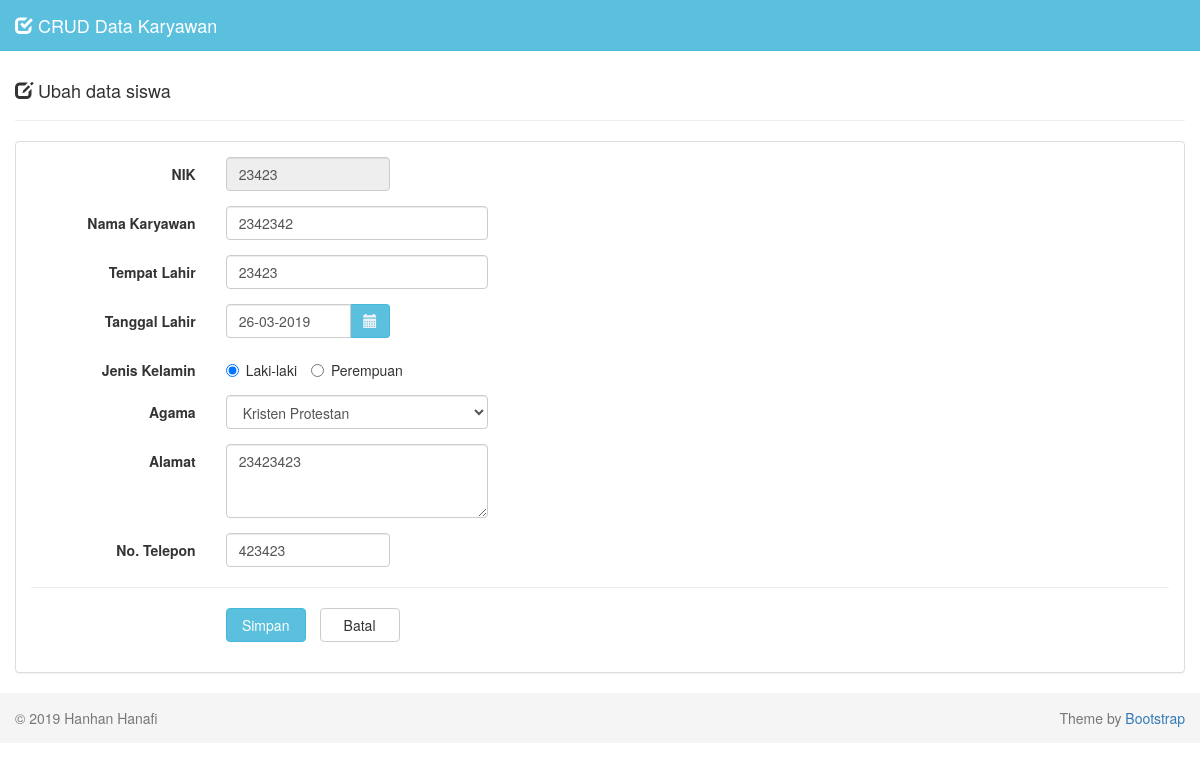
Screenshot of /?page=ubah&id=23423 with the database file from the repository.
### tables this page shows
CREATE TABLE `data_karyawan` (
  `nik` varchar(5) NOT NULL,
  `nama` varchar(30) NOT NULL,
  `tempat_lahir` varchar(30) NOT NULL,
  `tanggal_lahir` date NOT NULL,
  `jenis_kelamin` enum('Laki-laki','Perempuan') NOT NULL,
  `agama` varchar(20) NOT NULL,
  `alamat` varchar(100) NOT NULL,
  `no_telepon` varchar(12) NOT NULL
);

### form-ubah.php (the view, shortened to what this page needs)
<div class="row">
   <div class="col-md-12">
     <div class="page-header">
       <h4>
         <i class="glyphicon glyphicon-edit"></i>
         Ubah data siswa
       </h4>
     </div>
     <?php
     if (isset($_GET['id'])) {
       $nik   = $_GET['id'];
       $query = mysqli_query($db, "SELECT * FROM data_karyawan WHERE nik='$nik'") or die('Query Error : '.mysqli_error($db));
       while ($data  = mysqli_fetch_assoc($query)) {
         $nik           = $data['nik'];
         $nama          = $data['nama'];
         $tempat_lahir  = $data['tempat_lahir'];
         $tanggal       = $data['tanggal_lahir'];
         $tgl           = explode('-',$tanggal);
         $tanggal_lahir = $tgl[2]."-".$tgl[1]."-".$tgl[0];
         $jenis_kelamin = $data['jenis_kelamin'];
         $agama         = $data['agama'];
         $alamat        = $data['alamat'];
         $no_telepon    = $data['no_telepon'];
       }
     }
     ?>
     <div class="panel panel-default">
       <div class="panel-body">
         <form class="form-horizontal" method="POST" action="proses-ubah.php">
           <div class="form-group">
             <label class="col-sm-2 control-label">NIK</label>
             <div class="col-sm-2">
               <input type="text" class="form-control" name="nik" value="<?php echo $nik; ?>" readonly>
             </div>
           </div>
           <div class="form-group">
             <label class="col-sm-2 control-label">Nama Karyawan</label>
             <div class="col-sm-3">
               <input type="text" class="form-control" name="nama" autocomplete="off" value="<?php echo $nama; ?>" required>
             </div>
           </div>
           <div class="form-group">
             <label class="col-sm-2 control-label">Tempat Lahir</label>
             <div class="col-sm-3">
               <input type="text" class="form-control" name="tempat_lahir" autocomplete="off" value="<?php echo $tempat_lahir; ?>" required>
             </div>
           </div>
           <div class="form-group">
             <label class="col-sm-2 control-label">Tanggal Lahir</label>
             <div class="col-sm-2">
               <div class="input-group">
                 <input type="text" class="form-control date-picker" data-date-format="dd-mm-yyyy" name="tanggal_lahir" autocomplete="off" value="<?php echo $tanggal_lahir; ?>" required>
                 <span class="input-group-addon">
                   <i class="glyphicon glyphicon-calendar"></i>
                 </span>
               </div>
             </div>
           </div>
           <div class="form-group">
             <label class="col-sm-2 control-label">Jenis Kelamin</label>
             <div class="col-sm-4">
             <?php
             if ($jenis_kelamin=='Laki-laki') { ?>
               <label class="radio-inline">
                 <input type="radio" name="jenis_kelamin" value="Laki-laki" checked> Laki-laki
               </label>
               <label class="radio-inline">
                 <input type="radio" name="jenis_kelamin" value="Perempuan"> Perempuan
               </label>
             <?php
             }
             ?>
             </div>
           </div>
           <div class="form-group">
             <label class="col-sm-2 control-label">Agama</label>
             <div class="col-sm-3">
               <select class="form-control" name="agama" placeholder="Pilih Agama" required>
                 <option value="<?php echo $agama; ?>"><?php echo $agama; ?></option>
               </select>
             </div>
           </div>
           <div class="form-group">
             <label class="col-sm-2 control-label">Alamat</label>
             <div class="col-sm-3">
               <textarea class="form-control" name="alamat" rows="3" required><?php echo $alamat; ?></textarea>
             </div>
           </div>
           <div class="form-group">
             <label class="col-sm-2 control-label">No. Telepon</label>
             <div class="col-sm-2">
               <input type="text" class="form-control" name="no_telepon" autocomplete="off" maxlength="12" onKeyPress="return goodchars(event,'0123456789',this)" value="<?php echo $no_telepon; ?>" required>
             </div>
           </div>
           <hr/>
           <div class="form-group">
             <div class="col-sm-offset-2 col-sm-10">
               <input type="submit" class="btn btn-info btn-submit" name="simpan" value="Simpan">
               <a href="index.php" class="btn btn-default btn-reset">Batal</a>
             </div>
           </div>
         </form>
       </div>
     </div>
   </div>
 </div>

### assets/css/style.css (style rules this page uses)
body { padding-top: 40px; }
.input-group-addon { background-color: #5bc0de; border: 1px solid #46b8da; border-radius: 4px; color: #f1f2f7; }
.btn-submit { width: 80px; }
.btn-reset { width: 80px; margin-left: 10px; }

### rows the page displays
data_karyawan: nik "23423", nama "2342342", tempat_lahir "23423", tanggal_lahir "26-03-2019", agama "Kristen Protestan", alamat "23423423", no_telepon "423423"
